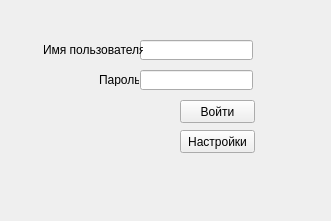
<?xml version="1.0" encoding="UTF-8"?>
<ui version="4.0">
 <class>LoginForm</class>
 <widget class="QWidget" name="LoginForm">
  <property name="geometry">
   <rect>
    <x>0</x>
    <y>0</y>
    <width>331</width>
    <height>221</height>
   </rect>
  </property>
  <property name="windowTitle">
   <string>LoginForm</string>
  </property>
  <widget class="QLineEdit" name="LoginEdit">
   <property name="geometry">
    <rect>
     <x>140</x>
     <y>40</y>
     <width>113</width>
     <height>20</height>
    </rect>
   </property>
  </widget>
  <widget class="QLineEdit" name="PassEdit">
   <property name="geometry">
    <rect>
     <x>140</x>
     <y>70</y>
     <width>113</width>
     <height>20</height>
    </rect>
   </property>
   <property name="echoMode">
    <enum>QLineEdit::Password</enum>
   </property>
  </widget>
  <widget class="QLabel" name="label">
   <property name="geometry">
    <rect>
     <x>43</x>
     <y>43</y>
     <width>100</width>
     <height>13</height>
    </rect>
   </property>
   <property name="text">
    <string>Имя пользователя:</string>
   </property>
  </widget>
  <widget class="QLabel" name="label_2">
   <property name="geometry">
    <rect>
     <x>99</x>
     <y>73</y>
     <width>40</width>
     <height>13</height>
    </rect>
   </property>
   <property name="text">
    <string>Пароль:</string>
   </property>
  </widget>
  <widget class="QPushButton" name="LoginButton">
   <property name="geometry">
    <rect>
     <x>180</x>
     <y>100</y>
     <width>75</width>
     <height>23</height>
    </rect>
   </property>
   <property name="text">
    <string>Войти</string>
   </property>
  </widget>
  <widget class="QPushButton" name="PrefButton">
   <property name="geometry">
    <rect>
     <x>180</x>
     <y>130</y>
     <width>75</width>
     <height>23</height>
    </rect>
   </property>
   <property name="text">
    <string>Настройки</string>
   </property>
  </widget>
 </widget>
 <layoutdefault spacing="6" margin="11"/>
 <resources/>
 <connections/>
 <slots>
  <slot>on_LoginButton_clicked()</slot>
 </slots>
</ui>
